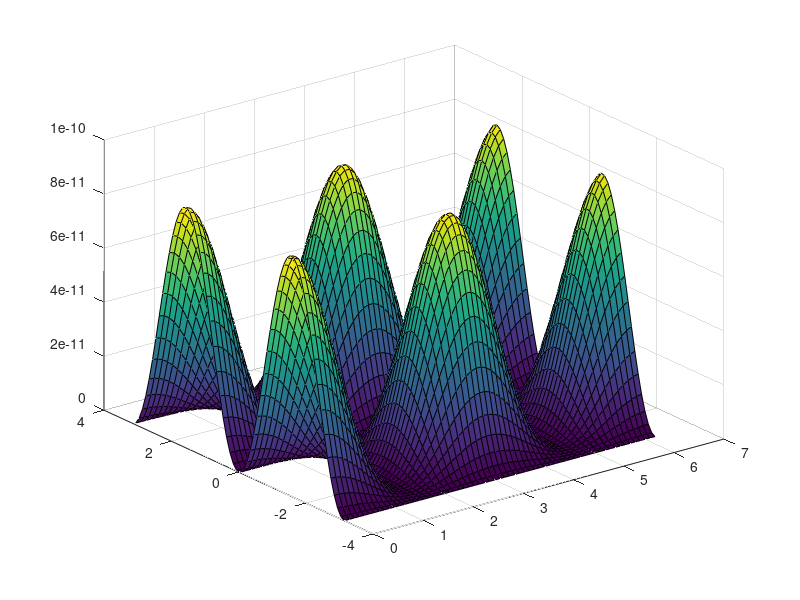

Recreate this plot in MATLAB.

% Problem 2 a
[X,Y] = meshgrid(0:0.1:2*pi ,-pi:0.1:pi );
k=1.2*10^(-16);
Z= k*(11680 + 730320*(cos(X)).^2).*(sin(Y)).^2;
colorbar
surf(X,Y,Z)